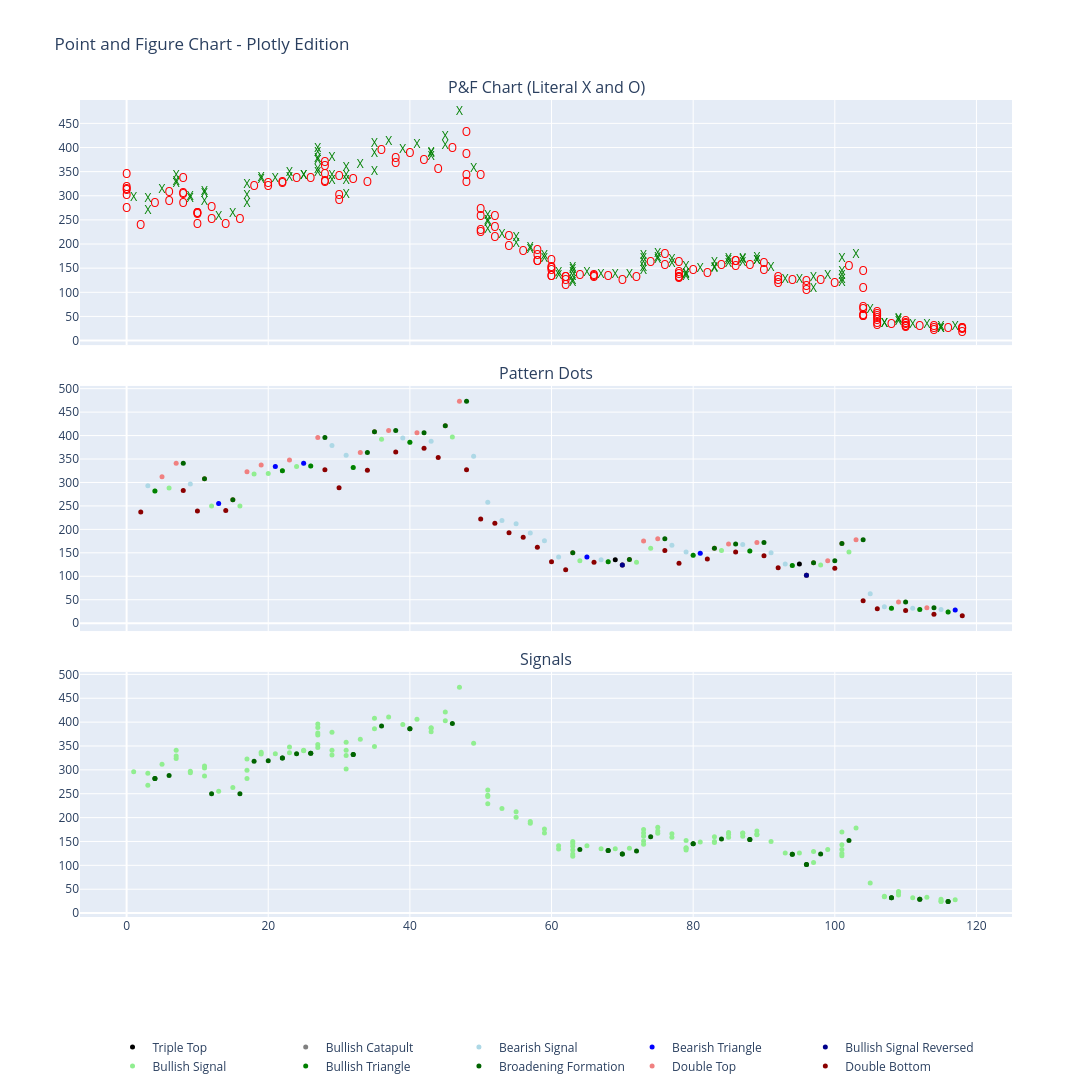

Notebook code for this chart:
### Code cell
# Prepare Plotly figure with 3 vertically stacked subplots
fig_pnf_allpatterns = make_subplots(rows=3, cols=1, shared_xaxes=True, shared_yaxes=True,
                    vertical_spacing=0.05,
                    subplot_titles=("P&F Chart (Literal X and O)",
                                    "Pattern Dots",
                                    "Signals"))

# --- Chart 1: Literal X and O ---
for i, col in enumerate(pnf_columns):
    for y in col['boxes']:
        fig_pnf_allpatterns.add_trace(
            go.Scatter(
                x=[i],
                y=[y],
                text='X' if col['type'] == 'X' else 'O',
                mode='text',
                textfont=dict(color='green' if col['type'] == 'X' else 'red', size=12),
                name='X' if col['type'] == 'X' else 'O',
                showlegend=False
            ),
            row=1, col=1
        )

# --- Chart 2: Pattern Dots with legend ---
unique_patterns = list({p['pattern'] for p in all_patterns})
palette = [
    "black", "gray", "lightblue", "blue", "darkblue",
    "lightgreen", "green", "darkgreen", "lightcoral", "darkred"
]
pattern_colors = {pat: palette[i % len(palette)] for i, pat in enumerate(unique_patterns)}

for p in all_patterns:
    fig_pnf_allpatterns.add_trace(
        go.Scatter(
            x=[p['column']],
            y=[p['price_level']],
            mode='markers',
            marker=dict(color=pattern_colors[p['pattern']], size=5),
            name=p['pattern'],
            showlegend=False
        ),
        row=2, col=1
    )

# Add manual pattern legend
for pat, col in pattern_colors.items():
    fig_pnf_allpatterns.add_trace(
        go.Scatter(
            x=[None],
            y=[None],
            mode='markers',
            marker=dict(size=5, color=col),
            name=pat
        )
    )

# --- Chart 3: Signal Dots ---
for i, col in enumerate(pnf_columns):
    if col['type'] == 'X':
        for y in col['boxes']:
            fig_pnf_allpatterns.add_trace(
                go.Scatter(
                    x=[i],
                    y=[y],
                    mode='markers',
                    marker=dict(color='lightgreen', size=5),
                    text=[f"${y}"],
                    textposition="middle right",
                    showlegend=False
                ),
                row=3, col=1
            )

for p in all_patterns:
    if "bullish" in p['pattern'].lower():
        fig_pnf_allpatterns.add_trace(
            go.Scatter(
                x=[p['column']],
                y=[p['price_level']],
                mode='markers',
                marker=dict(color='darkgreen', size=5),
                text=[f"${p['price_level']}"],
                textposition="middle right",
                showlegend=False
            ),
            row=3, col=1
        )

# Update layout and axes
fig_pnf_allpatterns.update_layout(
    width=1200,
    height=1200,
    title_text="Point and Figure Chart - Plotly Edition",
    legend=dict(
        orientation="h",
        yanchor="bottom",
        y=-0.2,  # push below chart
        xanchor="center",
        x=0.5
    )
)
fig_pnf_allpatterns.update_yaxes(dtick=50)

fig_pnf_allpatterns.show()
